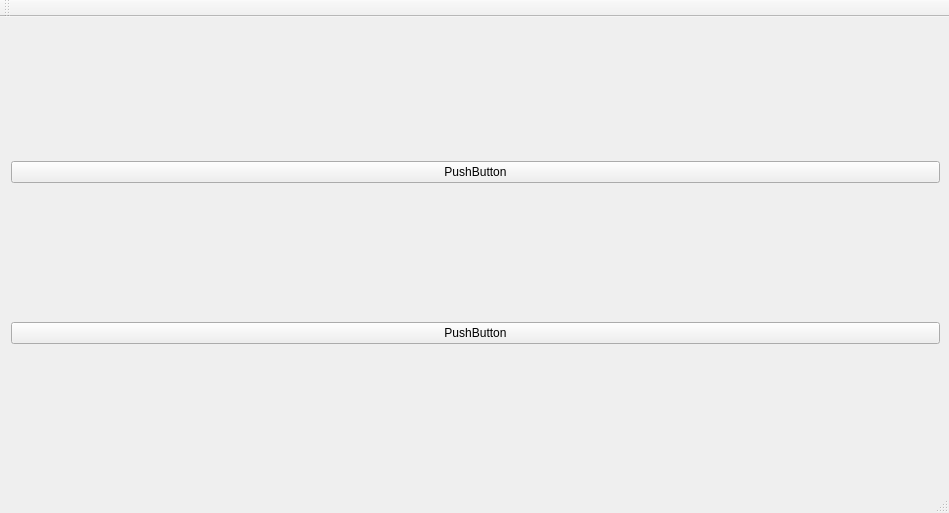
<?xml version="1.0" encoding="UTF-8"?>
<ui version="4.0">
 <class>Widget</class>
 <widget class="QMainWindow" name="Widget">
  <property name="geometry">
   <rect>
    <x>0</x>
    <y>0</y>
    <width>949</width>
    <height>513</height>
   </rect>
  </property>
  <property name="windowTitle">
   <string>MainWindow</string>
  </property>
  <widget class="QWidget" name="centralWidget">
   <widget class="QWidget" name="gridLayoutWidget">
    <property name="geometry">
     <rect>
      <x>0</x>
      <y>0</y>
      <width>951</width>
      <height>471</height>
     </rect>
    </property>
    <layout class="QGridLayout" name="gridLayout">
     <item row="1" column="0">
      <widget class="QPushButton" name="pushButton">
       <property name="text">
        <string>PushButton</string>
       </property>
      </widget>
     </item>
     <item row="0" column="0">
      <widget class="QPushButton" name="pushButton_2">
       <property name="text">
        <string>PushButton</string>
       </property>
      </widget>
     </item>
    </layout>
   </widget>
  </widget>
  <widget class="QMenuBar" name="menuBar">
   <property name="geometry">
    <rect>
     <x>0</x>
     <y>0</y>
     <width>949</width>
     <height>21</height>
    </rect>
   </property>
  </widget>
  <widget class="QToolBar" name="mainToolBar">
   <attribute name="toolBarArea">
    <enum>TopToolBarArea</enum>
   </attribute>
   <attribute name="toolBarBreak">
    <bool>false</bool>
   </attribute>
  </widget>
  <widget class="QStatusBar" name="statusBar"/>
 </widget>
 <layoutdefault spacing="6" margin="11"/>
 <resources/>
 <connections/>
</ui>
